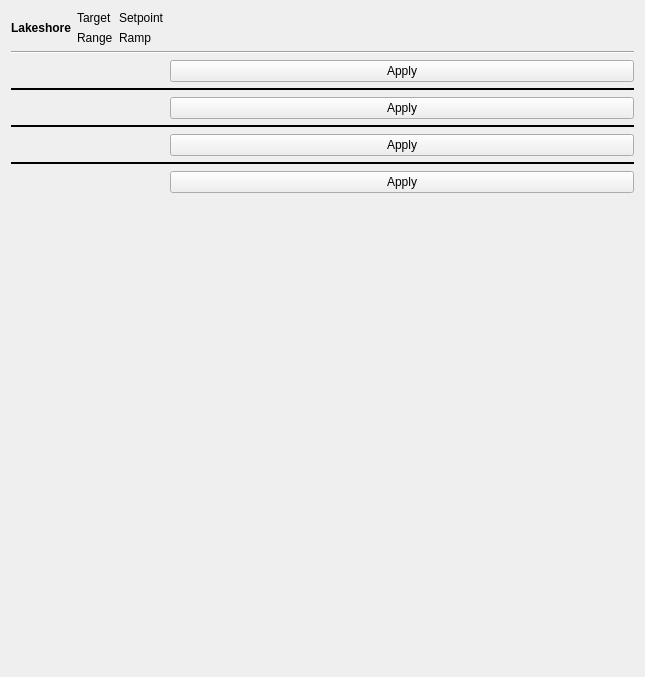
<?xml version="1.0" encoding="UTF-8"?>
<ui version="4.0">
 <class>Form</class>
 <widget class="QWidget" name="Form">
  <property name="geometry">
   <rect>
    <x>0</x>
    <y>0</y>
    <width>645</width>
    <height>677</height>
   </rect>
  </property>
  <property name="windowTitle">
   <string>Form</string>
  </property>
  <layout class="QGridLayout" name="gridLayout_2" columnstretch="0,0,0,0,1">
   <item row="8" column="2">
    <widget class="DeviceValueEdit" name="sampleRange">
     <property name="dev" stdset="0">
      <string>range_sample</string>
     </property>
     <property name="useButtons" stdset="0">
      <bool>false</bool>
     </property>
     <property name="updateValue" stdset="0">
      <bool>true</bool>
     </property>
     <property name="showUnit" stdset="0">
      <bool>false</bool>
     </property>
    </widget>
   </item>
   <item row="12" column="1" colspan="4">
    <widget class="Line" name="line_5">
     <property name="frameShadow">
      <enum>QFrame::Plain</enum>
     </property>
     <property name="lineWidth">
      <number>2</number>
     </property>
     <property name="orientation">
      <enum>Qt::Horizontal</enum>
     </property>
    </widget>
   </item>
   <item row="10" column="2">
    <widget class="DeviceParamEdit" name="mainsorbTarget">
     <property name="maximumSize">
      <size>
       <width>60</width>
       <height>16777215</height>
      </size>
     </property>
     <property name="dev" stdset="0">
      <string>T_mainsorb</string>
     </property>
     <property name="updateValue" stdset="0">
      <bool>true</bool>
     </property>
     <property name="showUnit" stdset="0">
      <bool>false</bool>
     </property>
     <property name="param" stdset="0">
      <string>target</string>
     </property>
    </widget>
   </item>
   <item row="7" column="3">
    <widget class="ValueLabel" name="valueLabel_2">
     <property name="dev" stdset="0">
      <string/>
     </property>
     <property name="key" stdset="0">
      <string>T_sample/setpoint</string>
     </property>
    </widget>
   </item>
   <item row="3" column="1" colspan="4">
    <widget class="Line" name="line_2">
     <property name="orientation">
      <enum>Qt::Horizontal</enum>
     </property>
    </widget>
   </item>
   <item row="6" column="1" colspan="4">
    <widget class="Line" name="line">
     <property name="frameShadow">
      <enum>QFrame::Plain</enum>
     </property>
     <property name="lineWidth">
      <number>2</number>
     </property>
     <property name="orientation">
      <enum>Qt::Horizontal</enum>
     </property>
    </widget>
   </item>
   <item row="7" column="4" rowspan="2">
    <widget class="QPushButton" name="sampleapplyButton">
     <property name="text">
      <string>Apply</string>
     </property>
    </widget>
   </item>
   <item row="7" column="1" rowspan="2">
    <widget class="ValueDisplay" name="valueDisplay_2">
     <property name="font">
      <font>
       <bold>true</bold>
      </font>
     </property>
     <property name="dev" stdset="0">
      <string>T_sample</string>
     </property>
     <property name="name" stdset="0">
      <string>Sample</string>
     </property>
    </widget>
   </item>
   <item row="4" column="4" rowspan="2">
    <widget class="QPushButton" name="vtiapplyButton">
     <property name="text">
      <string>Apply</string>
     </property>
    </widget>
   </item>
   <item row="8" column="3">
    <widget class="DeviceParamEdit" name="sampleRamp">
     <property name="maximumSize">
      <size>
       <width>60</width>
       <height>16777215</height>
      </size>
     </property>
     <property name="dev" stdset="0">
      <string>T_sample</string>
     </property>
     <property name="updateValue" stdset="0">
      <bool>true</bool>
     </property>
     <property name="showUnit" stdset="0">
      <bool>false</bool>
     </property>
     <property name="param" stdset="0">
      <string>ramp</string>
     </property>
    </widget>
   </item>
   <item row="7" column="2">
    <widget class="DeviceParamEdit" name="sampleTarget">
     <property name="maximumSize">
      <size>
       <width>60</width>
       <height>16777215</height>
      </size>
     </property>
     <property name="dev" stdset="0">
      <string>T_sample</string>
     </property>
     <property name="updateValue" stdset="0">
      <bool>true</bool>
     </property>
     <property name="showUnit" stdset="0">
      <bool>false</bool>
     </property>
     <property name="param" stdset="0">
      <string>target</string>
     </property>
    </widget>
   </item>
   <item row="5" column="3">
    <widget class="DeviceParamEdit" name="vtiRamp">
     <property name="maximumSize">
      <size>
       <width>60</width>
       <height>16777215</height>
      </size>
     </property>
     <property name="dev" stdset="0">
      <string>T_vti</string>
     </property>
     <property name="updateValue" stdset="0">
      <bool>true</bool>
     </property>
     <property name="showUnit" stdset="0">
      <bool>false</bool>
     </property>
     <property name="param" stdset="0">
      <string>ramp</string>
     </property>
    </widget>
   </item>
   <item row="0" column="1" rowspan="2">
    <widget class="QLabel" name="label_6">
     <property name="font">
      <font>
       <bold>true</bold>
      </font>
     </property>
     <property name="text">
      <string>Lakeshore</string>
     </property>
     <property name="alignment">
      <set>Qt::AlignCenter</set>
     </property>
    </widget>
   </item>
   <item row="15" column="1" colspan="3">
    <spacer name="verticalSpacer">
     <property name="orientation">
      <enum>Qt::Vertical</enum>
     </property>
     <property name="sizeHint" stdset="0">
      <size>
       <width>0</width>
       <height>20</height>
      </size>
     </property>
    </spacer>
   </item>
   <item row="4" column="2">
    <widget class="DeviceParamEdit" name="vtiTarget">
     <property name="maximumSize">
      <size>
       <width>60</width>
       <height>16777215</height>
      </size>
     </property>
     <property name="dev" stdset="0">
      <string>T_vti</string>
     </property>
     <property name="updateValue" stdset="0">
      <bool>true</bool>
     </property>
     <property name="showUnit" stdset="0">
      <bool>false</bool>
     </property>
     <property name="param" stdset="0">
      <string>target</string>
     </property>
    </widget>
   </item>
   <item row="0" column="2">
    <widget class="QLabel" name="label">
     <property name="text">
      <string>Target</string>
     </property>
    </widget>
   </item>
   <item row="0" column="3">
    <widget class="QLabel" name="label_3">
     <property name="text">
      <string>Setpoint</string>
     </property>
    </widget>
   </item>
   <item row="1" column="2">
    <widget class="QLabel" name="label_4">
     <property name="text">
      <string>Range</string>
     </property>
    </widget>
   </item>
   <item row="4" column="3">
    <widget class="ValueLabel" name="valueLabel">
     <property name="dev" stdset="0">
      <string/>
     </property>
     <property name="key" stdset="0">
      <string>T_vti/setpoint</string>
     </property>
    </widget>
   </item>
   <item row="5" column="2">
    <widget class="DeviceValueEdit" name="vtiRange">
     <property name="dev" stdset="0">
      <string>range_vti</string>
     </property>
     <property name="useButtons" stdset="0">
      <bool>false</bool>
     </property>
     <property name="updateValue" stdset="0">
      <bool>true</bool>
     </property>
     <property name="showUnit" stdset="0">
      <bool>false</bool>
     </property>
    </widget>
   </item>
   <item row="1" column="3">
    <widget class="QLabel" name="label_5">
     <property name="text">
      <string>Ramp</string>
     </property>
    </widget>
   </item>
   <item row="10" column="1" rowspan="2">
    <widget class="ValueDisplay" name="valueDisplay_3">
     <property name="font">
      <font>
       <bold>true</bold>
      </font>
     </property>
     <property name="dev" stdset="0">
      <string>T_mainsorb</string>
     </property>
     <property name="name" stdset="0">
      <string>MainSorb</string>
     </property>
    </widget>
   </item>
   <item row="10" column="3">
    <widget class="ValueLabel" name="valueLabel_3">
     <property name="dev" stdset="0">
      <string/>
     </property>
     <property name="key" stdset="0">
      <string>T_mainsorb/setpoint</string>
     </property>
    </widget>
   </item>
   <item row="13" column="2">
    <widget class="DeviceParamEdit" name="minisorbTarget">
     <property name="maximumSize">
      <size>
       <width>60</width>
       <height>16777215</height>
      </size>
     </property>
     <property name="dev" stdset="0">
      <string>T_minisorb</string>
     </property>
     <property name="updateValue" stdset="0">
      <bool>true</bool>
     </property>
     <property name="showUnit" stdset="0">
      <bool>false</bool>
     </property>
     <property name="param" stdset="0">
      <string>target</string>
     </property>
    </widget>
   </item>
   <item row="11" column="3">
    <widget class="DeviceParamEdit" name="mainsorbRamp">
     <property name="maximumSize">
      <size>
       <width>60</width>
       <height>16777215</height>
      </size>
     </property>
     <property name="dev" stdset="0">
      <string>T_mainsorb</string>
     </property>
     <property name="updateValue" stdset="0">
      <bool>true</bool>
     </property>
     <property name="showUnit" stdset="0">
      <bool>false</bool>
     </property>
     <property name="param" stdset="0">
      <string>ramp</string>
     </property>
    </widget>
   </item>
   <item row="10" column="4" rowspan="2">
    <widget class="QPushButton" name="mainsorbapplyButton">
     <property name="text">
      <string>Apply</string>
     </property>
    </widget>
   </item>
   <item row="11" column="2">
    <widget class="DeviceValueEdit" name="mainsorbRange">
     <property name="dev" stdset="0">
      <string>range_mainsorb</string>
     </property>
     <property name="useButtons" stdset="0">
      <bool>false</bool>
     </property>
     <property name="updateValue" stdset="0">
      <bool>true</bool>
     </property>
     <property name="showUnit" stdset="0">
      <bool>false</bool>
     </property>
    </widget>
   </item>
   <item row="9" column="1" colspan="4">
    <widget class="Line" name="line_4">
     <property name="frameShadow">
      <enum>QFrame::Plain</enum>
     </property>
     <property name="lineWidth">
      <number>2</number>
     </property>
     <property name="orientation">
      <enum>Qt::Horizontal</enum>
     </property>
    </widget>
   </item>
   <item row="4" column="1" rowspan="2">
    <widget class="ValueDisplay" name="valueDisplay">
     <property name="font">
      <font>
       <bold>true</bold>
      </font>
     </property>
     <property name="dev" stdset="0">
      <string>T_vti</string>
     </property>
     <property name="name" stdset="0">
      <string>VTI</string>
     </property>
    </widget>
   </item>
   <item row="14" column="2">
    <widget class="DeviceValueEdit" name="minisorbRange">
     <property name="dev" stdset="0">
      <string>range_minisorb</string>
     </property>
     <property name="useButtons" stdset="0">
      <bool>false</bool>
     </property>
     <property name="updateValue" stdset="0">
      <bool>true</bool>
     </property>
     <property name="showUnit" stdset="0">
      <bool>false</bool>
     </property>
    </widget>
   </item>
   <item row="13" column="1" rowspan="2">
    <widget class="ValueDisplay" name="valueDisplay_4">
     <property name="font">
      <font>
       <bold>true</bold>
      </font>
     </property>
     <property name="dev" stdset="0">
      <string>T_minisorb</string>
     </property>
     <property name="name" stdset="0">
      <string>MiniSorb</string>
     </property>
    </widget>
   </item>
   <item row="13" column="4" rowspan="2">
    <widget class="QPushButton" name="minisorbapplyButton">
     <property name="text">
      <string>Apply</string>
     </property>
    </widget>
   </item>
   <item row="14" column="3">
    <widget class="DeviceParamEdit" name="minisorbRamp">
     <property name="maximumSize">
      <size>
       <width>60</width>
       <height>16777215</height>
      </size>
     </property>
     <property name="dev" stdset="0">
      <string>T_minisorb</string>
     </property>
     <property name="updateValue" stdset="0">
      <bool>true</bool>
     </property>
     <property name="showUnit" stdset="0">
      <bool>false</bool>
     </property>
     <property name="param" stdset="0">
      <string>ramp</string>
     </property>
    </widget>
   </item>
   <item row="13" column="3">
    <widget class="ValueLabel" name="valueLabel_4">
     <property name="dev" stdset="0">
      <string/>
     </property>
     <property name="key" stdset="0">
      <string>T_minisorb/setpoint</string>
     </property>
    </widget>
   </item>
  </layout>
 </widget>
 <customwidgets>
  <customwidget>
   <class>SqueezedLabel</class>
   <extends>QLabel</extends>
   <header>nicos.guisupport.squeezedlbl</header>
  </customwidget>
  <customwidget>
   <class>ValueLabel</class>
   <extends>SqueezedLabel</extends>
   <header>nicos.guisupport.display</header>
  </customwidget>
  <customwidget>
   <class>ValueDisplay</class>
   <extends>QWidget</extends>
   <header>nicos.guisupport.display</header>
  </customwidget>
  <customwidget>
   <class>DeviceValueEdit</class>
   <extends>QWidget</extends>
   <header>nicos.guisupport.typedvalue</header>
  </customwidget>
  <customwidget>
   <class>DeviceParamEdit</class>
   <extends>DeviceValueEdit</extends>
   <header>nicos.guisupport.typedvalue</header>
  </customwidget>
 </customwidgets>
 <resources/>
 <connections/>
</ui>
